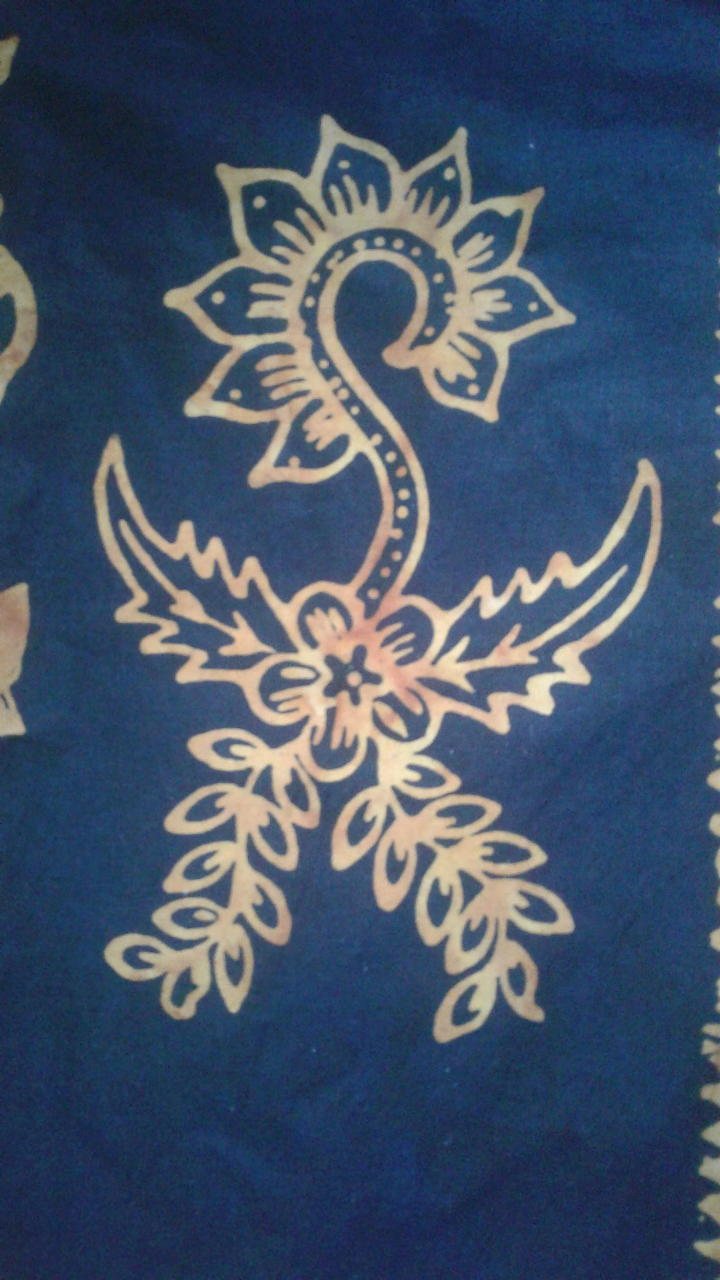
#> input picture test/A1.jpg, 1440 x 2560 px, found by its file name (shown at 1/2 size); its folder holds 4 pictures in this run
$ python 'testing(fix).py'   (older library calls are emulated)
#> lines starting #> are read from the running program, lines starting #| are printed output that depends on the picture
import numpy as np
import os
from skimage.feature import greycomatrix,greycoprops
import pandas as pd
import cv2
from skimage.measure import label,regionprops
import csv
import matplotlib.pyplot as plt

INPUT_SCAN_FOLDER="C:/Users/fitri nur afia/Pictures/Batik/FIX/test/"
image_folder_list = os.listdir(INPUT_SCAN_FOLDER)
proList = ['contrast', 'dissimilarity', 'homogeneity', 'energy','correlation']
featlist = ['Contrast', 'Dissimilarity', 'Homogeneity', 'Energy','Correlation','Kelas'] #header CSV
properties =np.zeros(5)
glcmMatrix = []
final = []

for i in range(len(image_folder_list)):

        img = cv2.imread(INPUT_SCAN_FOLDER+image_folder_list[i])
#> img is the input picture: shape (2560, 1440, 3); mean B, G, R 104, 81.4, 65.3
        abc = cv2.cvtColor(img, cv2.COLOR_BGR2RGB)

        gray_image = cv2.cvtColor(abc, cv2.COLOR_RGB2GRAY)
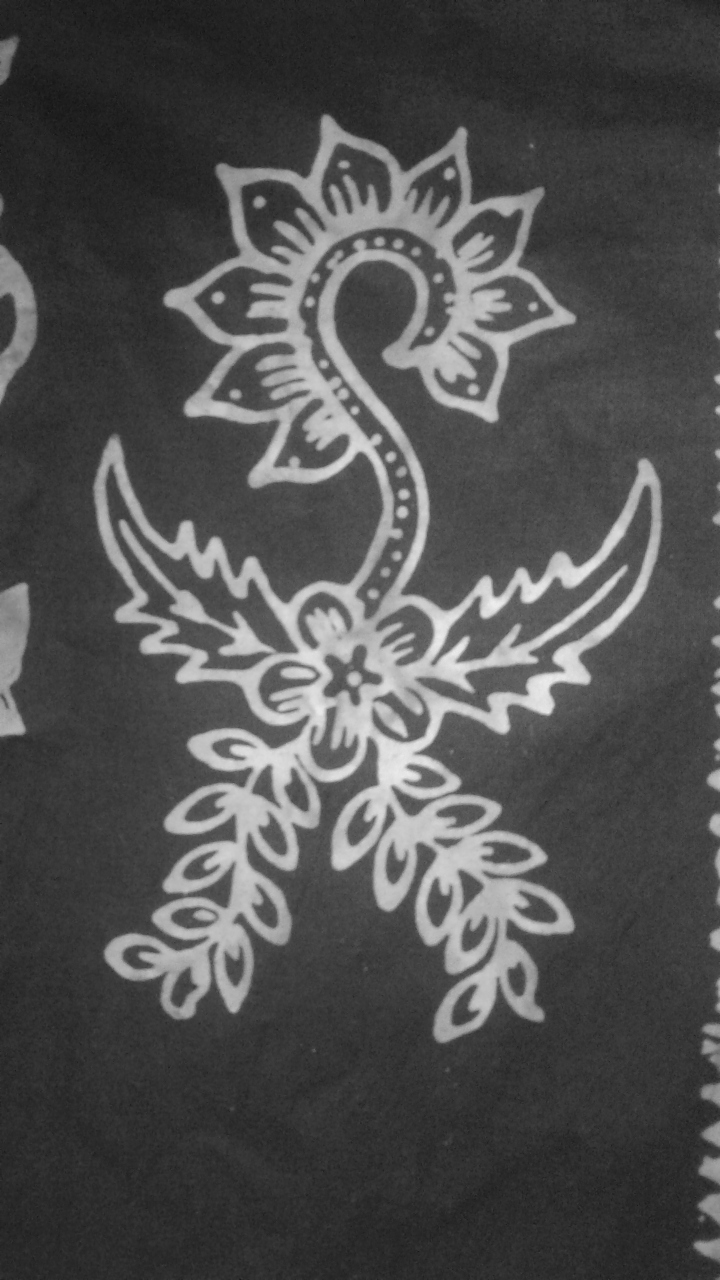
#> gray_image: shape (2560, 1440) (shown at 1/2 size); min 7, max 239, mean 79.1

        # images = images.f.arr_0
        print(image_folder_list[i])

        glcmMatrix = (greycomatrix(gray_image, [1], [0], levels=2 ** 8))
        for j in range(0, len(proList)):
            properties[j] = (greycoprops(glcmMatrix, prop=proList[j]))
#> after the loop, properties = [13.27, 2.15, 0.442, 0.0435, 0.997]

        features = np.array(
            [properties[0], properties[1], properties[2], properties[3], properties[4], "belum terklasifikasi"])
        final.append(features)
#> pass 2 of the loop `for i in range(len(image_folder_list)):`:
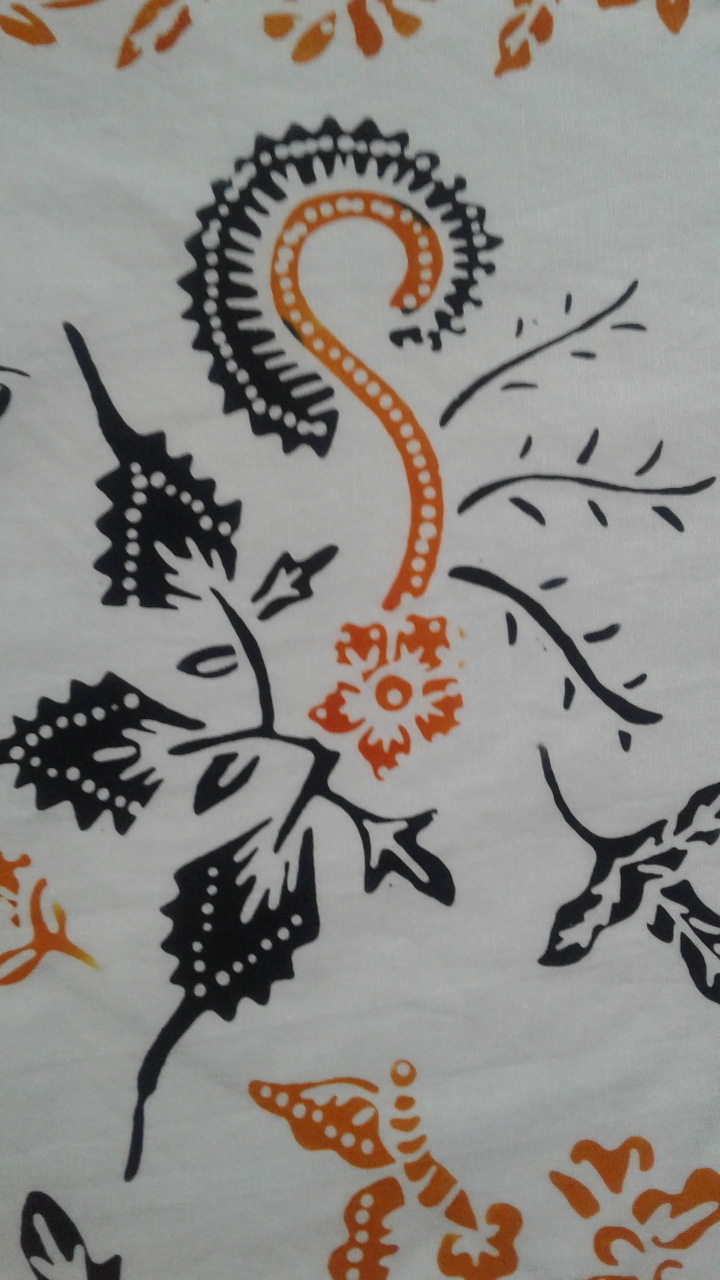
#> input picture test/A2.jpg, 1440 x 2560 px, found by its file name (shown at 1/2 size)
#> img is the input picture: shape (2560, 1440, 3); mean B, G, R 133.6, 137.6, 140.9
#> `gray_image = cv2.cvtColor(abc, cv2.COLOR_RGB2GRAY)`:
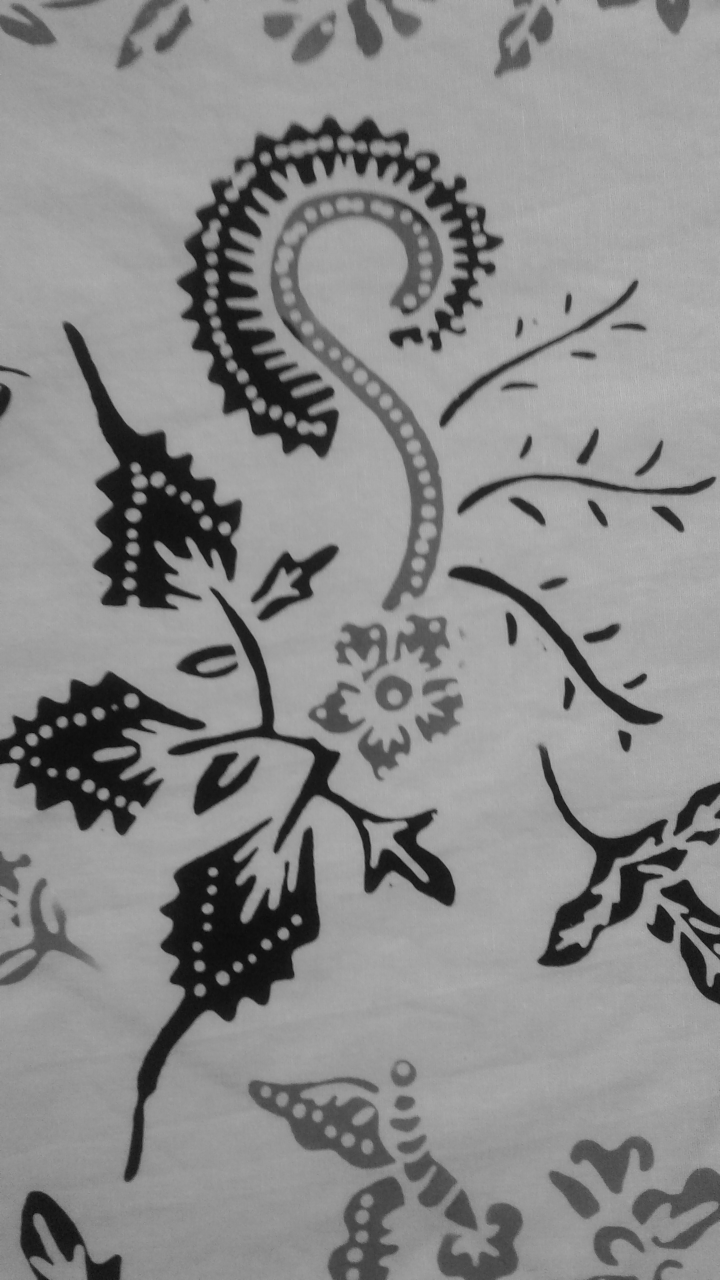
#> gray_image: shape (2560, 1440) (shown at 1/2 size); min 0, max 192, mean 138.1
#> after the loop `for j in range(0, len(proList)):`: properties = [19.05, 2.05, 0.517, 0.0703, 0.995]
#> pass 3 of the loop `for i in range(len(image_folder_list)):`:
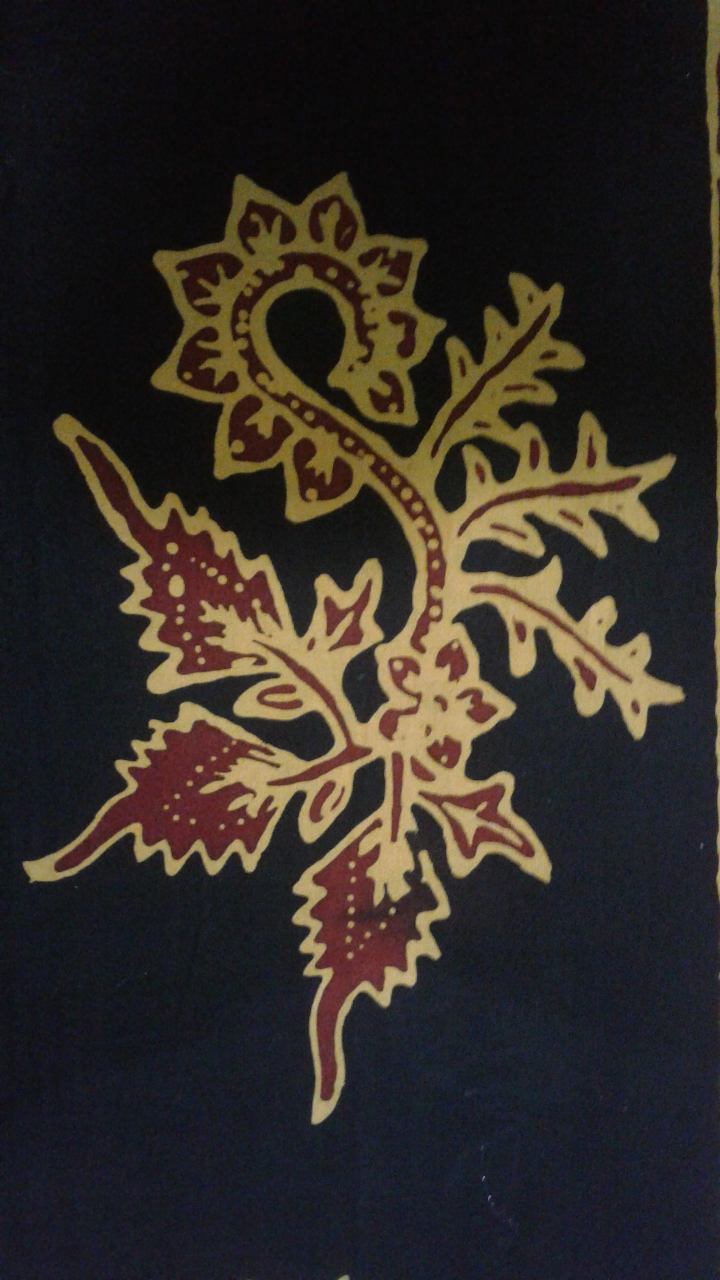
#> input picture test/A3.jpg, 1440 x 2560 px, found by its file name (shown at 1/2 size)
#> img is the input picture: shape (2560, 1440, 3); mean B, G, R 37.4, 42.7, 48.6
#> `gray_image = cv2.cvtColor(abc, cv2.COLOR_RGB2GRAY)`:
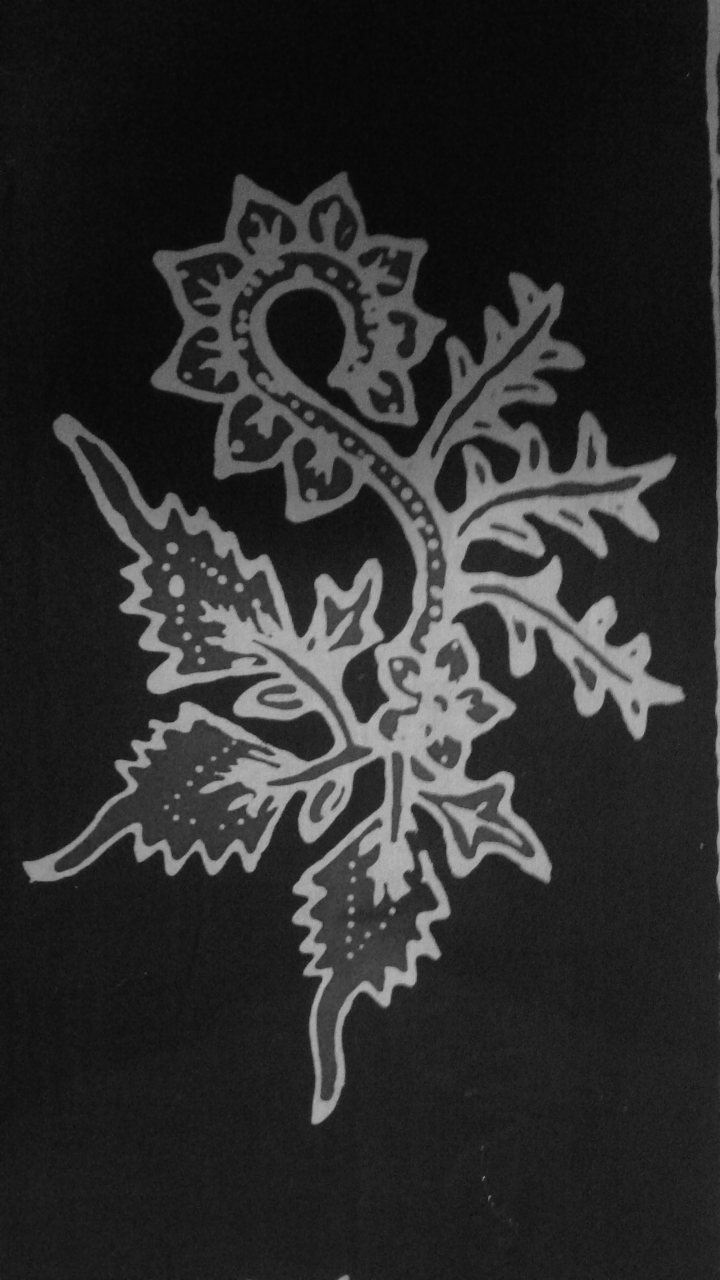
#> gray_image: shape (2560, 1440) (shown at 1/2 size); min 1, max 189, mean 43.9
#> after the loop `for j in range(0, len(proList)):`: properties = [19.06, 2.2, 0.483, 0.0666, 0.995]
#> the loop made 4 passes; the first 3 are shown

df = pd.DataFrame(final, columns=featlist)
filepath =  "testing.csv"
df.to_csv(filepath)

batik = pd.read_csv('testing.csv')
batik.plot.bar(y=['Contrast', 'Dissimilarity', 'Homogeneity', 'Energy','Correlation']) #subplots=True, layout=(2,4))
plt.show()
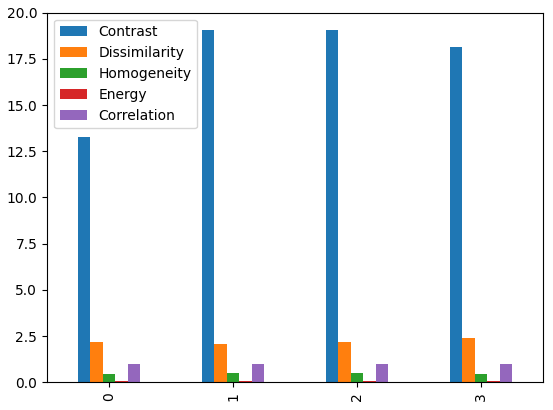
#> figure drawn by matplotlib, 1 panel; tallest bar 19.06 high, from x = 1.75 to 1.85; tallest bar 2.38 high, from x = 2.85 to 2.95; tallest bar 0.517 high, from x = 0.95 to 1.05


# Menghitung jarak perkiraan dari dua buah titik
def hitung_perkiraan(x, y):
        return abs(x['Contrast'] - y['Contrast'])+ (x['Dissimilarity'] - y['Dissimilarity'])+ (x['Homogeneity'] - y['Homogeneity'])+ (x['Energy'] - y['Energy'])+ (x['Correlation'] - y['Correlation'])

# Memprediksi data dari datasets
def prediksi_data(nilai, data, x):
	daftar_perkiraan = [{'hitung_perkiraan': float('inf')}]
	for dataset in data:
		hasil = hitung_perkiraan(nilai, dataset)
		if hasil < daftar_perkiraan[-1]['hitung_perkiraan']:
			if len(daftar_perkiraan) >= x:
				daftar_perkiraan.pop()
			i = 0
			while i < len(daftar_perkiraan)-1 and hasil >= daftar_perkiraan[i]['hitung_perkiraan']:
				i += 1
			daftar_perkiraan.insert(i, {'hitung_perkiraan': hasil, 'Kelas': dataset['Kelas']})
	daftar_nilai = list(map(lambda x: x['Kelas'], daftar_perkiraan))
	return max(daftar_nilai, key=daftar_nilai.count)


# Klasifikasi datatest berdasarkan data pada file DataTrain
def hasil_klasifikasi(data_test, data_train, k):
	for d_test in data_test:
		d_test['Kelas'] = prediksi_data(d_test, data_train, k)
		hasil = d_test['Kelas']
		if hasil == 0:
			imgplot = plt.imshow(abc)
			plt.title('Gajah Oling')
			plt.show()
		elif hasil== 1:
			imgplot = plt.imshow(abc)
			plt.title('Kopi Pecah')
			plt.show()
		else :
			imgplot = plt.imshow(abc)
			plt.title('Tidak Terdefinisi')
			plt.show()

	#hasil_file_csv('Hasil.csv', map(lambda x: [x['Y']], data_test)) # Generate file csv

# Fungsi untuk membaca data dari file csv
def baca_input_csv(f, kondisi=False):
#> called with f = 'testing.csv', kondisi = False
	dataset = [] # buat array kosong untuk menampung nilai dari file csv yang dibaca
	with open(f) as csv_input:
		baca_csv = csv.DictReader(csv_input, skipinitialspace=True)
		for baris in baca_csv:
			dataset.append({'i': int(baris['']), 'Contrast': float(baris['Contrast']), 'Dissimilarity': float(baris['Dissimilarity']), 'Homogeneity': float(baris['Homogeneity']), 'Energy': float(baris['Energy']),'Correlation': float(baris['Correlation']),'Kelas': int(baris['Kelas'])if kondisi else baris['Kelas']})
	return dataset

# Main program untuk menjalankan fungsi yang sudah dibuat sebelumnya
if __name__ == '__main__':
	hasil_klasifikasi(baca_input_csv('testing.csv'), baca_input_csv('Training.csv', kondisi=True), 9) # Nilai parameter k =9 terbagus
#> (the run stopped early here; a loop or call above may not have finished)
